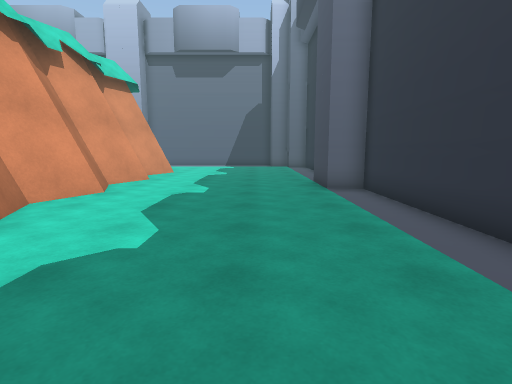
[1] (above)

20 first-person views from a walk through a 3-D level made in the Unity game engine. The camera is 1.3 m above the floor, tilts 8° down and sees 80° across. The floor is counted in squares, 1 m on a side. Each view is taken from the middle of a square. On the plan, view 1 faces up. The plan holds only what a view shows up to about 14 squares ahead; the rest is blank. The place goes on beyond the plan. The player character is not drawn. Some animated figures are left out. Some surface patterns are stand-ins.

[2]
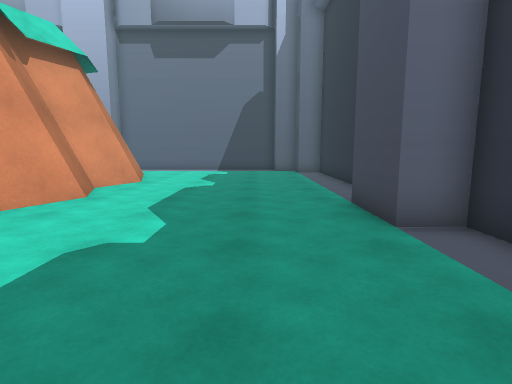

[3]
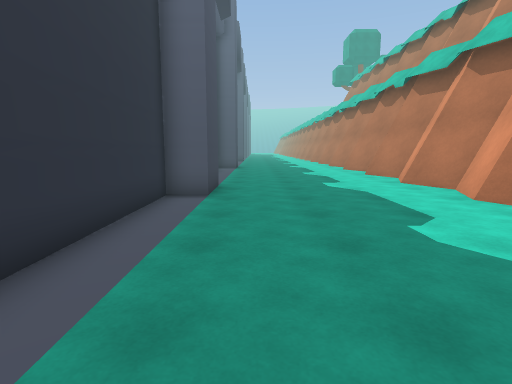

[4]
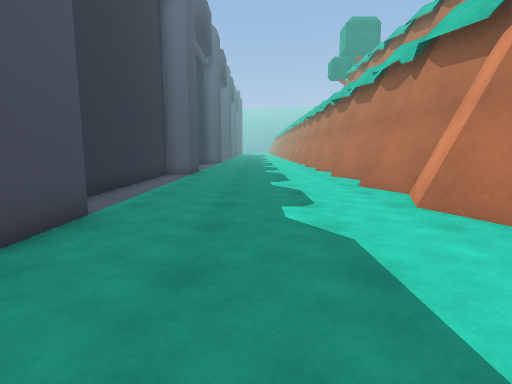

[5]
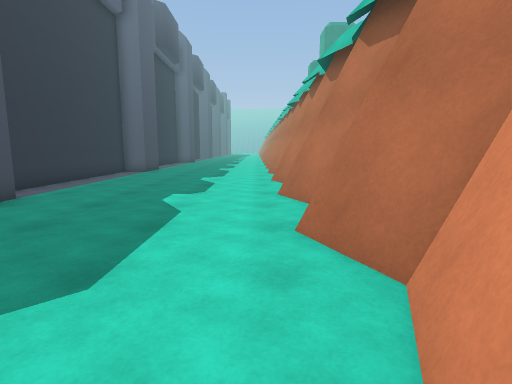

[6]
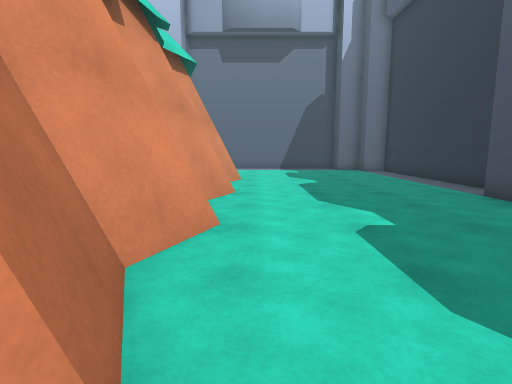

[7]
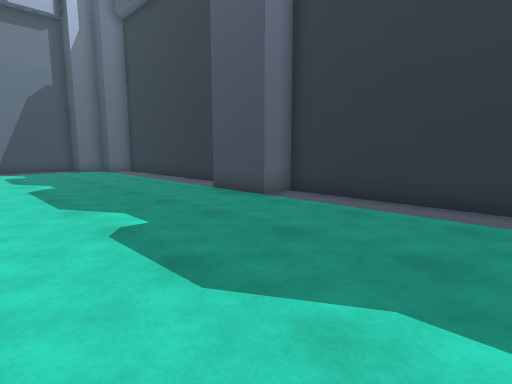

[8]
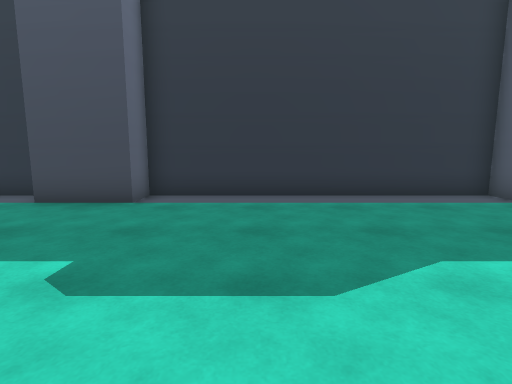

[9]
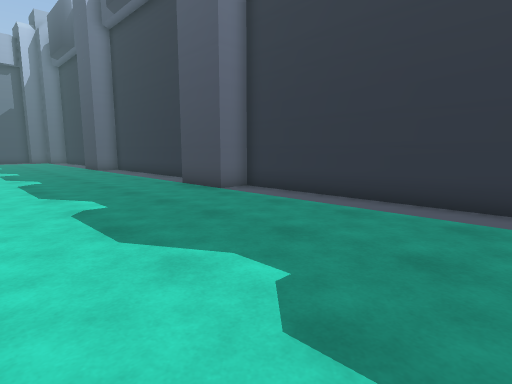

[10]
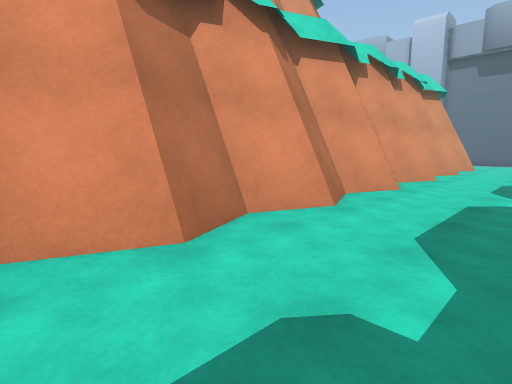

[11]
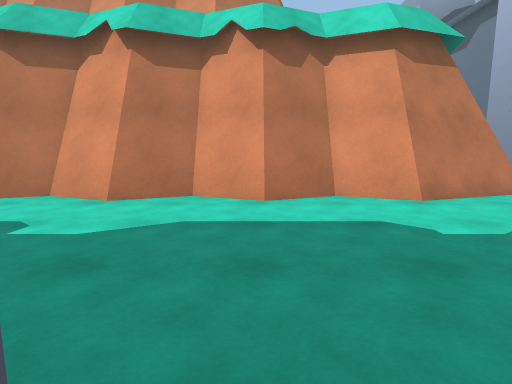

[12]
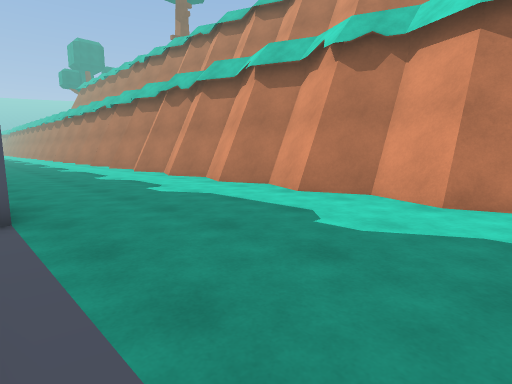

[13]
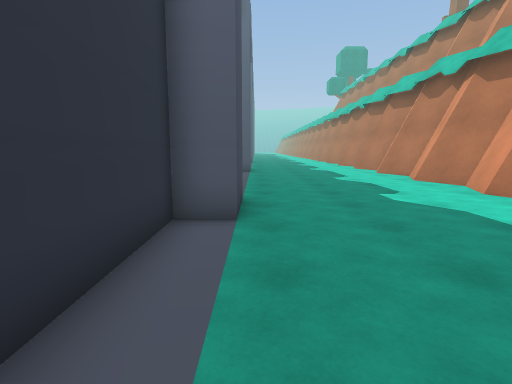

[14]
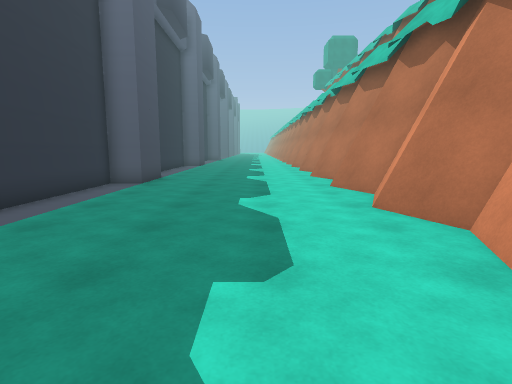

[15]
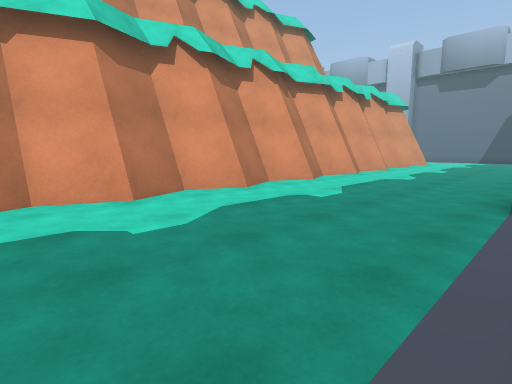

[16]
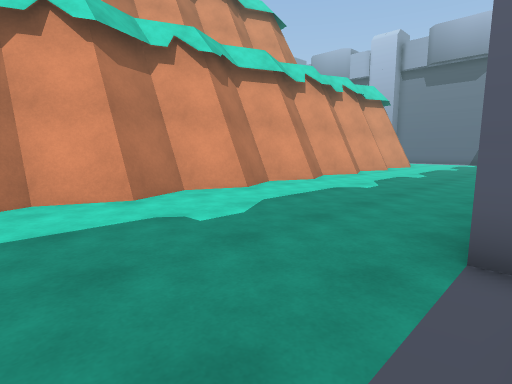

[17]
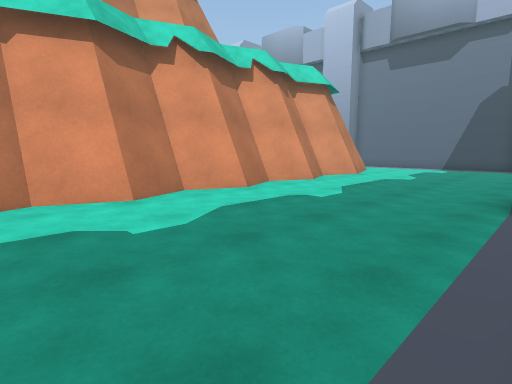

[18]
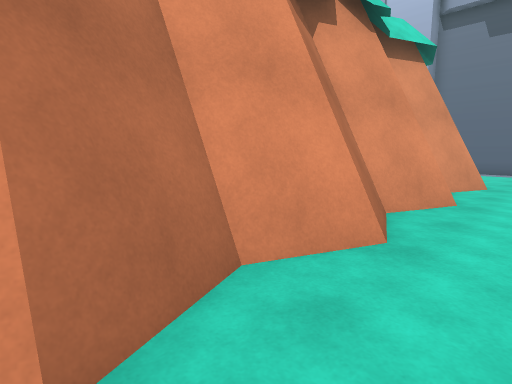

[19]
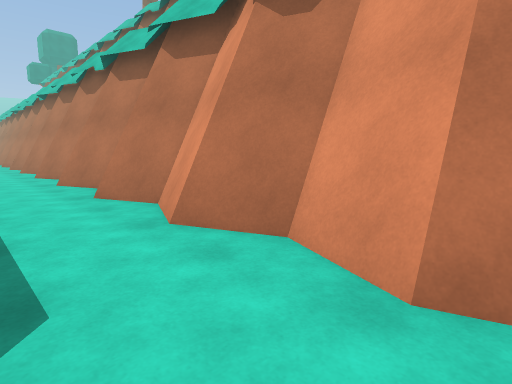

[20]
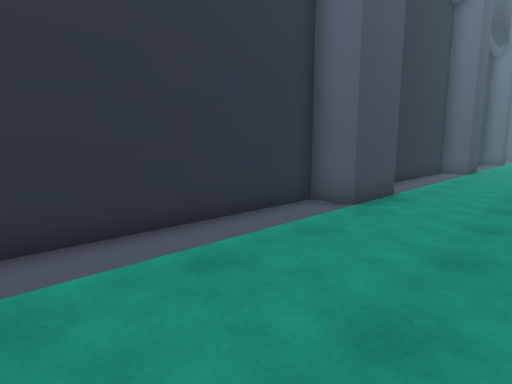

### Floor plan
Points are (right, up) in squares from view 1. A wall is a line through its corners. A room is listed if a view was taken in it or the views show most of it. See-through windows are left out.
Room 1 (views 1, 2, 3, 4, 5, 6, 7, 8, 9, 10, 11, 12, 13, 14, 15, 16, 17, 18, 19, 20)
walls: (-5.2, 5.1) (-5.9, 3.3); (-5.8, 6) (-5.5, 5.2); (-5.7, 7) (-4.9, 5.1); (-4.9, 1.4) (-5.8, -0.8) (-5, -2.8) (-5.8, -4.8) (-5, -6.8); (-6.1, 3.3) (-5.3, 1.4) (-6.2, -0.6) (-5.3, -2.6) (-6.3, -4.8); (-6.3, 3.3) (-5.5, 1.2); (-6.2, 7) (-5.9, 6.2); (-5.2, 1.2) (-6.1, -0.8); (-5.4, 9.3) (-6.2, 7.4) (-5.3, 5.3) (-6, 3.5); (-5.7, 11) (-5.1, 9.4) (-6, 7.1); (-6.2, -1.1) (-5.5, -2.7); (-5.2, -2.8) (-6.1, -4.8) (-5.2, -6.8) (-6.1, -8.8) (-5.5, -10.2); (-5.5, 13.2) (-6.3, 11.1); (-5.5, -6.8) (-6.3, -8.8); (-5.1, 17.3) (-5.9, 15.4) (-5, 13.2) (-5.8, 11.2); (-5.3, 17.3) (-6.2, 15.2) (-5.3, 13.1) (-6.1, 11.2) (-5.2, 9.1); (-5.8, -8.8) (-5.3, -10.1); (3.6, -10.5) (3.6, -2) (2.4, -2) (2.4, 0.4) (3.6, 0.4) (3.6, 10) (2.4, 10) (2.4, 12.4) (3.6, 12.4) (3.6, 19.1)
low walls: (-4.8, 5.4) (-5.7, 3.3) (-4.9, 1.4); (-5.3, 6.5) (-4.7, 5.1); (-6, 3.5) (-5, 1.1); (-4.7, 1.3) (-5.6, -0.8); (-5, 9.2) (-5.8, 7.2); (-5.3, 10.6) (-4.8, 9.3) (-5.7, 7); (-5.3, -1.4) (-4.7, -2.8) (-5.6, -4.8); (-5.3, 14.5) (-4.8, 13.3) (-5.7, 11); (-5.3, -5.5) (-4.7, -6.8) (-5.4, -8.4); (-5, -6.8) (-5.8, -8.8); (-4.8, 17.3) (-5.6, 15.2); (-4.9, 17.3) (-5.8, 15.2)
objects: other object (-6, 18) to (-5, 19)

Positions as (right, up) in squares from view 1, and headings:
1: (0, 0), facing up
2: (0, 5), facing up
3: (1, 9), facing down
4: (-1, 4), facing down
5: (-4, 6), facing down
6: (-4, 4), facing up
7: (-4, 4), facing up-right
8: (-5, -5), facing right
9: (-4, -10), facing up-right
10: (-1, -5), facing up-left
11: (3, 13), facing left
12: (3, 19), facing down-left
13: (2, 18), facing down
14: (-2, 12), facing down
15: (3, -10), facing up-left
16: (3, -6), facing up-left
17: (3, 2), facing up-left
18: (-3, 5), facing up-left
19: (-2, 18), facing down-left
20: (-1, 19), facing down-right
